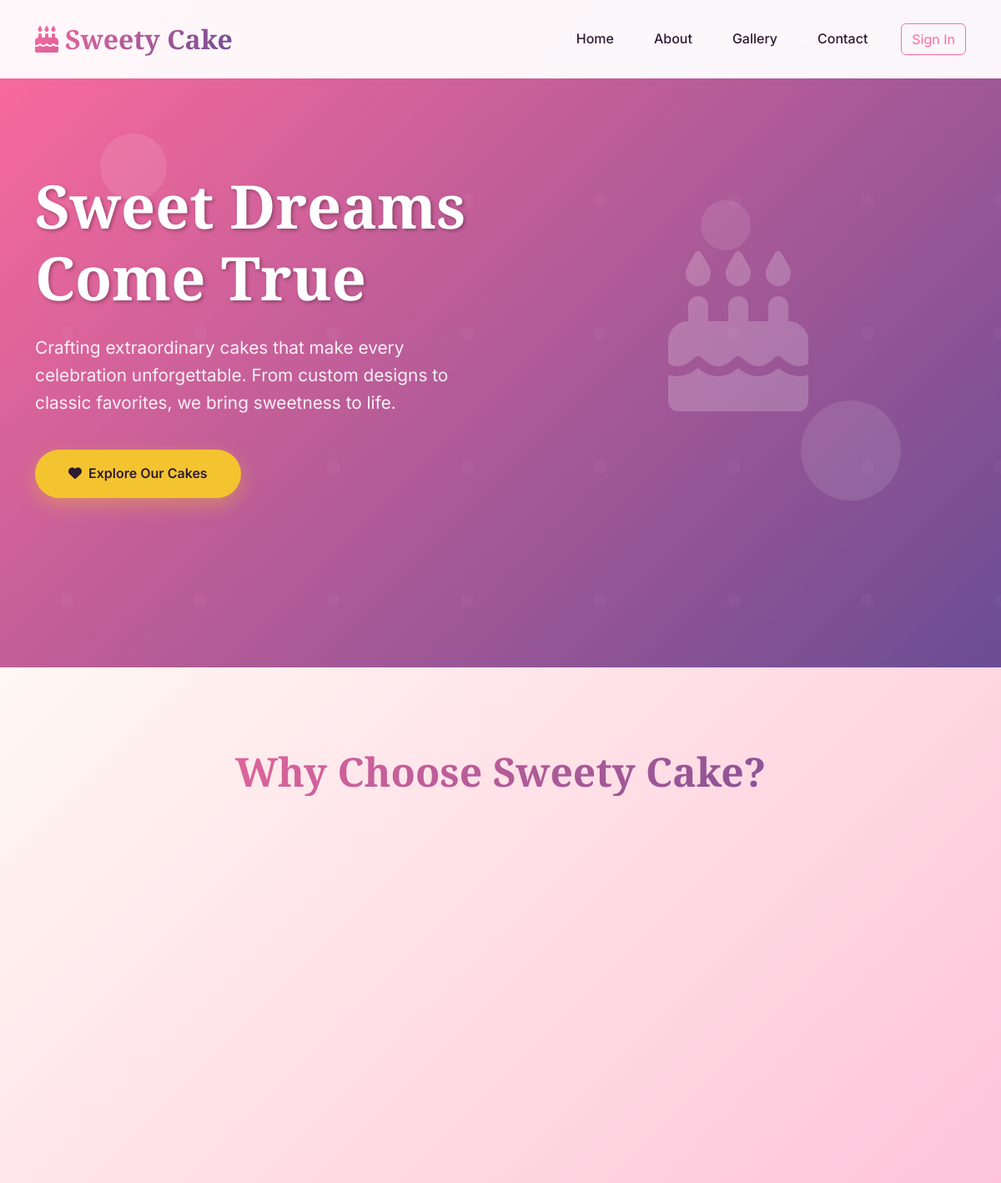
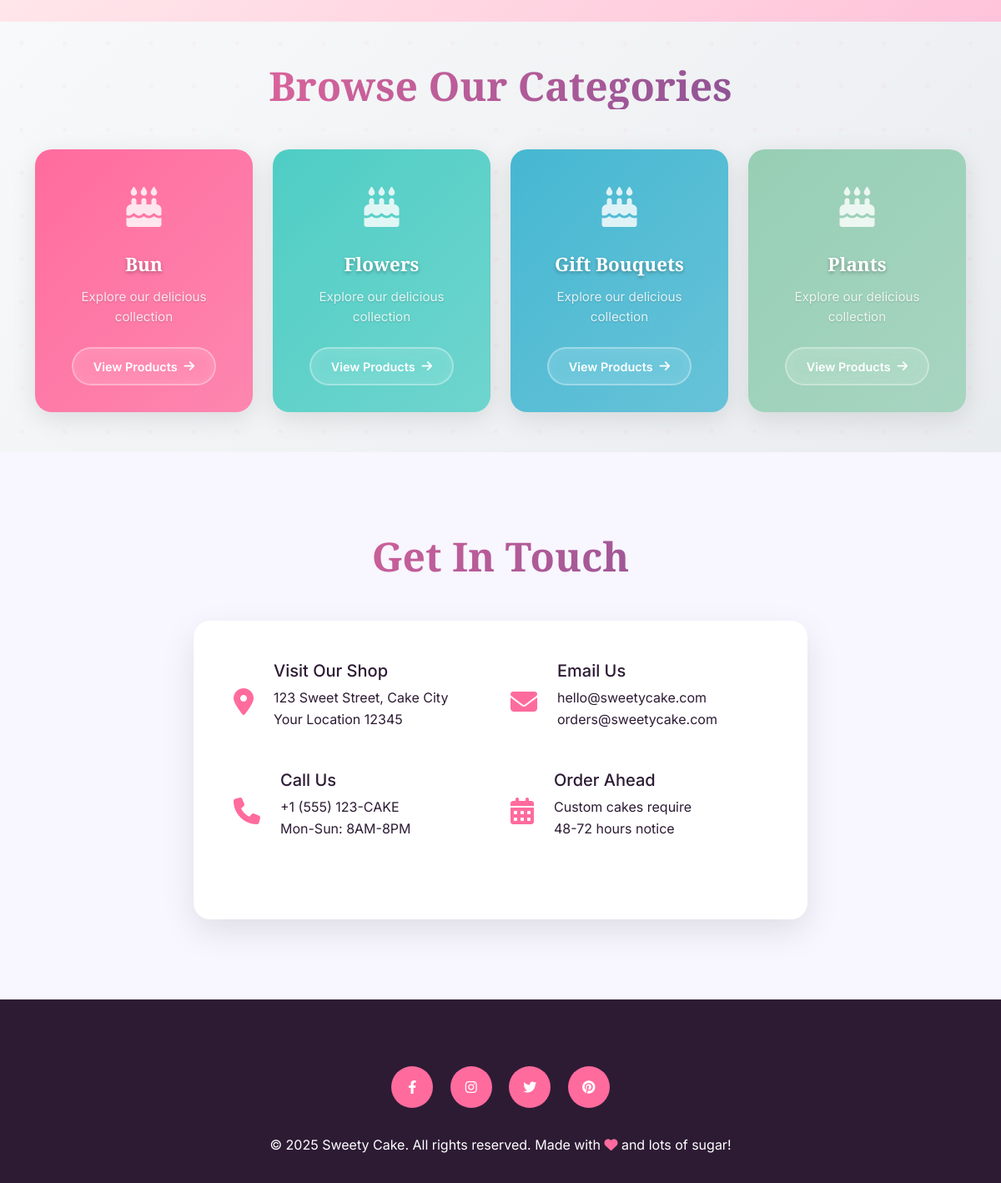
The page / on the database its author committed (2 pictures, top to bottom).
### tables this page shows
CREATE TABLE `category` (
  `id` int(11) NOT NULL,
  `category_name` varchar(100) NOT NULL
);

### index.php (the view, shortened to what this page needs)
<?php
 include 'config/db.php';
?>
<!DOCTYPE html>
<html lang="en">
<head>
    <link href="https://cdnjs.cloudflare.com/ajax/libs/bootstrap/5.3.0/css/bootstrap.min.css" rel="stylesheet">
    <link href="https://cdnjs.cloudflare.com/ajax/libs/font-awesome/6.4.0/css/all.min.css" rel="stylesheet">
    <link href="https://fonts.googleapis.com/css2?family=Playfair+Display:wght@400;600;700&family=Inter:wght@300;400;500;600&display=swap" rel="stylesheet">    <link rel="stylesheet" href="css/main.css">
</head>
<body>
    <nav class="navbar navbar-expand-lg fixed-top">
        <div class="container">
            <a class="navbar-brand" href="#home">
                <i class="fas fa-birthday-cake me-2"></i>Sweety Cake
            </a>
            <div class="collapse navbar-collapse" id="navbarNav">
                <ul class="navbar-nav ms-auto">
                    <li class="nav-item">
                        <a class="nav-link" href="./index.php">Home</a>
                    </li>
                    <li class="nav-item">
                        <a class="nav-link" href="./pages/about.php">About</a>
                    </li>
                    <li class="nav-item">
                        <a class="nav-link" href="./pages/gallery.php">Gallery</a>
                    </li>
                    <li class="nav-item">
                        <a class="nav-link" href="./pages/contact.php">Contact</a>
                    </li>                    </ul>
                    <?php if(isset($_SESSION['user_id'])): ?>
                        <div class="d-flex align-items-center ms-3 gap-3">
                            <?php
                            $cartCount = 0;
                            try {
                                $cartCountStmt = $conn->prepare("SELECT SUM(quantity) as total_items FROM cart WHERE user_id = ?");
                                $cartCountStmt->execute([$_SESSION['user_id']]);
                                $cartResult = $cartCountStmt->fetch(PDO::FETCH_ASSOC);
                                $cartCount = $cartResult['total_items'] ?? 0;
                            } catch (PDOException $e) {
                                $cartCount = 0;
                            }
                            ?>
                            <a href="./pages/cart.php" class="nav-link p-0 position-relative" title="Cart">
                                <i class="fas fa-shopping-cart fa-lg"></i>
                                <?php if ($cartCount > 0): ?>
                                    <span class="position-absolute top-0 start-100 translate-middle badge rounded-pill" style="background-color: var(--primary-pink); font-size: 0.7rem; min-width: 18px; height: 18px; display: flex; align-items: center; justify-content: center;">
                                        <?php echo $cartCount; ?>
                                    </span>
                                <?php endif; ?>
                            </a>
                            <div class="dropdown">
                                <a href="#" class="nav-link p-0" data-bs-toggle="dropdown" aria-expanded="false" title="Account" style="text-decoration: none;">
                                    <i class="fas fa-user fa-lg"></i>
                                </a>
                                <ul class="dropdown-menu dropdown-menu-end">
                                    <li><a class="dropdown-item" href="./pages/orders.php"><i class="fas fa-box me-2"></i>My Orders</a></li>
                                    <li><hr class="dropdown-divider"></li>
                                    <li><a class="dropdown-item text-danger" href="#" onclick="showLogoutConfirmation()"><i class="fas fa-sign-out-alt me-2"></i>Logout</a></li>
                                </ul>
                            </div>
                            <?php if(isset($_SESSION['user_role']) && $_SESSION['user_role'] === 'admin'): ?>
                                <a href="./pages/admin/dashboard.php">
                                    <button class="btn btn-outline-success ms-2" type="button">Dashboard</button>
                                </a>
                            <?php endif; ?>
                            <span class="navbar-text ms-3" style="color: var(--primary-pink);">
                                Welcome, <?php echo htmlspecialchars($_SESSION['user_name']); ?>!
                            </span>
                        </div>
                    <?php else: ?>
                        <a href="./pages/signin.php">
                            <button class="btn btn-outline-primary ms-3" type="button" style="border-color: var(--primary-pink); color: var(--primary-pink);">
                                Sign In
                            </button>
                        </a>
                    <?php endif; ?>
            </div>
        </div>
    </nav>
    <section id="home" class="hero-section">
        <div class="floating-shapes">
            <div class="shape"></div>
            <div class="shape"></div>
            <div class="shape"></div>
        </div>
        <div class="container">
            <div class="row align-items-center">
                <div class="col-lg-6 hero-content">
                    <h1 class="hero-title">Sweet Dreams Come True</h1>
                    <p class="hero-subtitle">Crafting extraordinary cakes that make every celebration unforgettable. From custom designs to classic favorites, we bring sweetness to life.</p>
                    <a href="./pages/gallery.php" class="btn-custom">
                        <i class="fas fa-heart me-2"></i>Explore Our Cakes
                    </a>
                </div>
                <div class="col-lg-6 text-center">
                    <div style="font-size: 12rem; color: rgba(255,255,255,0.2);">
                        <i class="fas fa-birthday-cake"></i>
                    </div>
                </div>
            </div>
        </div>
    </section>
    <section id="about" class="about-section">
        <div class="container">
            <h2 class="section-title">Why Choose Sweety Cake?</h2>
            <div class="row g-4">
                <div class="col-md-4">
                </div>
                <div class="col-md-4">
                </div>
                <div class="col-md-4">
                </div>
            </div>
        </div>
    </section>
    <section id="categories" class="categories-section py-5 bg-light">
        <div class="container">
            <h2 class="section-title text-center mb-5">Browse Our Categories</h2>
            <div class="row g-4">
                <?php
                try {
                    $categoryStmt = $conn->prepare("SELECT id, category_name FROM category ORDER BY category_name");
                    $categoryStmt->execute();
                    $categories = $categoryStmt->fetchAll(PDO::FETCH_ASSOC);
                    $colors = [
                        '#FF6B9D', '#4ECDC4', '#45B7D1', '#96CEB4', '#FFEAA7',
                        '#DDA0DD', '#98D8C8', '#F7DC6F', '#BB8FCE', '#85C1E9'
                    ];
                    $categoryIcons = [
                        'birthday' => 'fa-birthday-cake',
                        'wedding' => 'fa-heart',
                        'chocolate' => 'fa-cookie-bite',
                        'fruit' => 'fa-apple-alt',
                        'cupcake' => 'fa-cubes',
                        'cheese' => 'fa-cheese',
                        'anniversary' => 'fa-gift',
                        'custom' => 'fa-magic',
                        'default' => 'fa-birthday-cake'
                    ];
                    function getCategoryIcon($categoryName, $iconMap) {
                        $name = strtolower($categoryName);
                        return $iconMap['default'];
                    }
                    $colorIndex = 0;
                    if (!empty($categories)):
                        foreach ($categories as $category):
                            $bgColor = $colors[$colorIndex % count($colors)];
                            $icon = getCategoryIcon($category['category_name'], $categoryIcons);
                            $colorIndex++;
                ?>
                    <div class="col-lg-3 col-md-4 col-sm-6">
                        <div class="category-card" style="background: linear-gradient(135deg, <?php echo $bgColor; ?>, <?php echo $bgColor; ?>CC);">
                            <div class="category-content">
                                <div class="category-icon">
                                    <i class="fas <?php echo $icon; ?>"></i>
                                </div>
                                <h4 class="category-title"><?php echo htmlspecialchars($category['category_name']); ?></h4>
                                <p class="category-description">Explore our delicious collection</p>
                                <a href="./pages/gallery.php?category=<?php echo $category['id']; ?>" class="btn-category">
                                    View Products <i class="fas fa-arrow-right ms-2"></i>
                                </a>
                            </div>
                        </div>
                    </div>
                <?php
                        endforeach;
                    endif;
                } catch (PDOException $e) {
                    $defaultCategories = [
                        ['name' => 'Birthday Cakes', 'color' => '#FF6B9D'],
                        ['name' => 'Wedding Cakes', 'color' => '#4ECDC4'],
                        ['name' => 'Chocolate Cakes', 'color' => '#45B7D1'],
                        ['name' => 'Fruit Cakes', 'color' => '#96CEB4'],
                    ];
                    foreach ($defaultCategories as $category):
                ?>
                    <div class="col-lg-3 col-md-4 col-sm-6">
                        <div class="category-card" style="background: linear-gradient(135deg, <?php echo $category['color']; ?>, <?php echo $category['color']; ?>CC);">
                            <div class="category-content">
                                <div class="category-icon">
                                    <i class="fas fa-birthday-cake"></i>
                                </div>
                                <h4 class="category-title"><?php echo $category['name']; ?></h4>
                                <p class="category-description">Explore our delicious collection</p>
                                <a href="./pages/gallery.php" class="btn-category">
                                    View Products <i class="fas fa-arrow-right ms-2"></i>
                                </a>
                            </div>
                        </div>
                    </div>
                <?php
                    endforeach;
                }
                ?>
            </div>
        </div>
    </section>
    <section id="contact" class="contact-section">
        <div class="container">
            <h2 class="section-title">Get In Touch</h2>
            <div class="row justify-content-center">
                <div class="col-lg-8">
                    <div class="contact-card">
                        <div class="row">
                            <div class="col-md-6">
                                <div class="contact-info">
                                    <div class="contact-icon">
                                        <i class="fas fa-map-marker-alt"></i>
                                    </div>
                                    <div>
                                        <h5>Visit Our Shop</h5>
                                        <p>123 Sweet Street, Cake City<br>Your Location 12345</p>
                                    </div>
                                </div>
                                <div class="contact-info">
                                    <div class="contact-icon">
                                        <i class="fas fa-phone"></i>
                                    </div>
                                    <div>
                                        <h5>Call Us</h5>
                                        <p>+1 (555) 123-CAKE<br>Mon-Sun: 8AM-8PM</p>
                                    </div>
                                </div>
                            </div>
                            <div class="col-md-6">
                                <div class="contact-info">
                                    <div class="contact-icon">
                                        <i class="fas fa-envelope"></i>
                                    </div>
                                    <div>
                                        <h5>Email Us</h5>
                                        <p>hello@sweetycake.com<br>orders@sweetycake.com</p>
                                    </div>
                                </div>
                                <div class="contact-info">
                                    <div class="contact-icon">
                                        <i class="fas fa-calendar-alt"></i>
                                    </div>
                                    <div>
                                        <h5>Order Ahead</h5>
                                        <p>Custom cakes require<br>48-72 hours notice</p>
                                    </div>
                                </div>
                            </div>
                        </div>
                    </div>
                </div>
            </div>
        </div>
    </section>
    <footer class="footer">
        <div class="container">
            <div class="row">
                <div class="col-12">
                    <div class="social-icons">
                        <a href="#" class="social-icon"><i class="fab fa-facebook-f"></i></a>
                        <a href="#" class="social-icon"><i class="fab fa-instagram"></i></a>
                        <a href="#" class="social-icon"><i class="fab fa-twitter"></i></a>
                        <a href="#" class="social-icon"><i class="fab fa-pinterest"></i></a>
                    </div>
                    <p>&copy; 2025 Sweety Cake. All rights reserved. Made with <i class="fas fa-heart" style="color: var(--primary-pink);"></i> and lots of sugar!</p>
                </div>
            </div>
        </div>    </footer>
</body>
</html>

### index.php (style rules this page uses)
.categories-section { background: linear-gradient(135deg, #f8f9fa 0%, #e9ecef 100%); }
.category-card { border-radius: 20px; padding: 2rem 1.5rem; text-align: center; transition: all 0.3s ease; box-shadow: 0 8px 30px rgba(0,0,0,0.1); height: 100%; position: relative; overflow: hidden; cursor: pointer; }
.category-card::before { content: ''; position: absolute; top: 0; left: 0; right: 0; bottom: 0; background: rgba(255,255,255,0.1); opacity: 0; transition: opacity 0.3s ease; }
.category-content { position: relative; z-index: 2; }
.category-icon { font-size: 3rem; color: rgba(255,255,255,0.9); margin-bottom: 1rem; }
.category-title { color: white; font-family: 'Playfair Display', serif; font-weight: 700; font-size: 1.4rem; margin-bottom: 0.8rem; text-shadow: 0 2px 4px rgba(0,0,0,0.3); }
.category-description { color: rgba(255,255,255,0.9); font-size: 0.95rem; margin-bottom: 1.5rem; text-shadow: 0 1px 2px rgba(0,0,0,0.2); }
.btn-category { background: rgba(255,255,255,0.2); color: white; border: 2px solid rgba(255,255,255,0.3); padding: 0.6rem 1.5rem; border-radius: 50px; text-decoration: none; font-weight: 600; font-size: 0.9rem; transition: all 0.3s ease; backdrop-filter: blur(10px); }

### rows shown on the page
category: category_name "Bun"
category: category_name "Flowers"
category: category_name "Gift Bouquets"
category: category_name "Plants"
